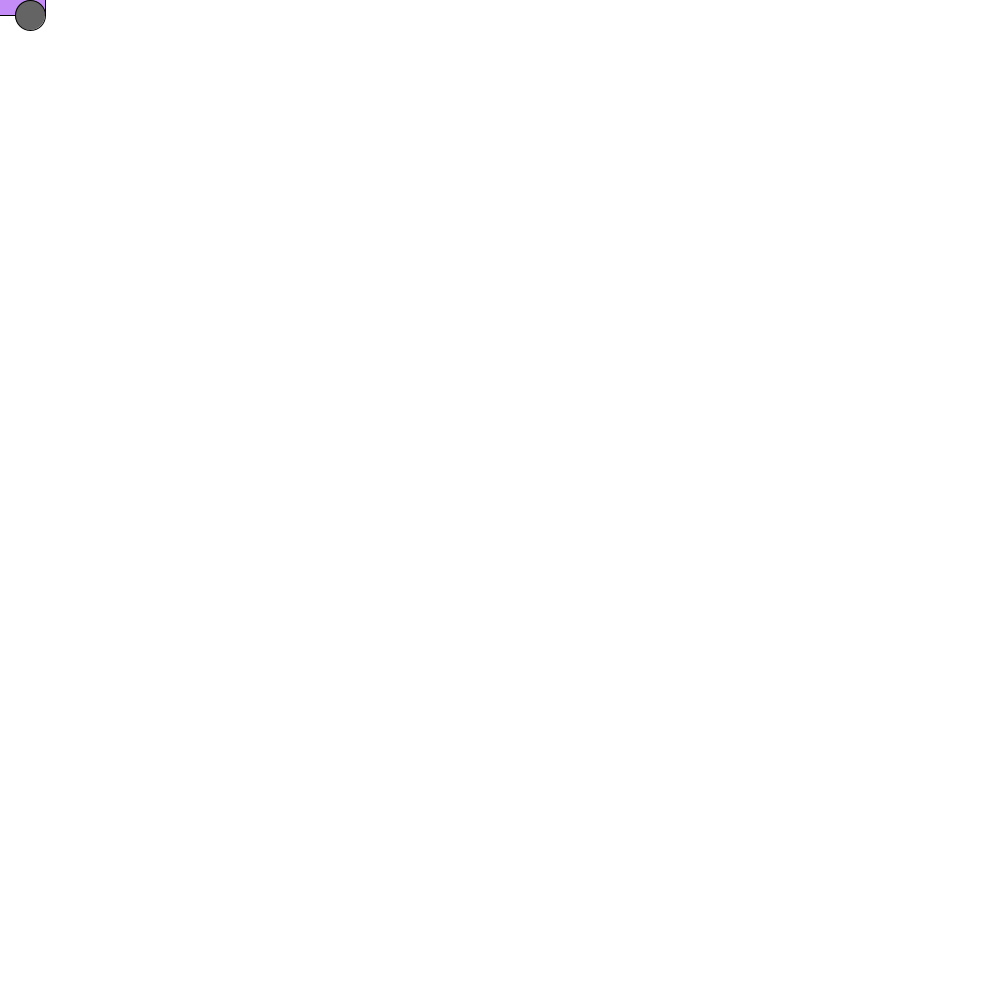
Frame 1 (no input)
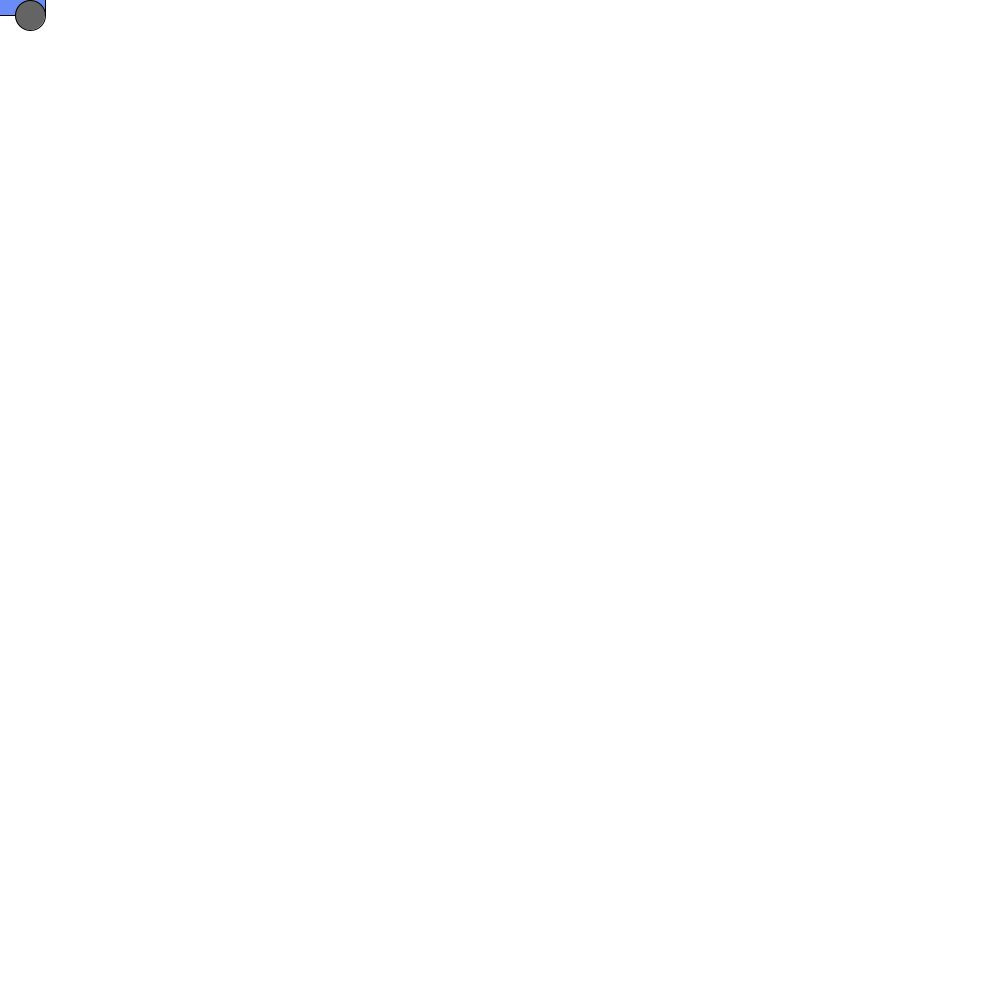
Frame 60 (the mouse pressed at the canvas centre just before this capture)
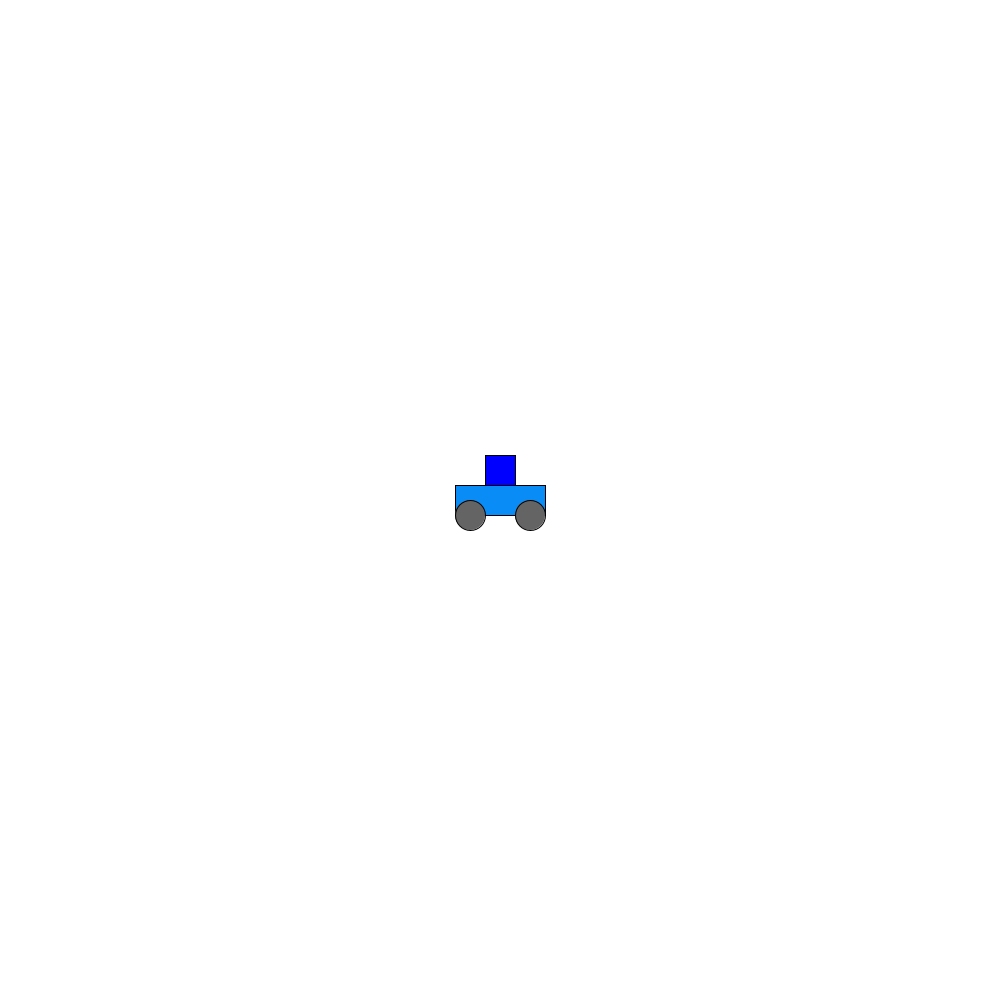
Frame 120 (the mouse held since frame 60 and released just before this capture)

The Processing sketch that drew these frames (run headless with seeded random() and noise(); from frame 60 on, the mouse is pressed at the canvas centre):

// Processing sketch: car_complete
// ── car_complete.pde
//Creates variables
int  wheelY;
//int colourValue;
boolean flag;
int maxValue;
int red;
int blue;
int green;
int rand;

//##this function triggers at the start of the program
void setup(){
  //sets the size of the screen to 1000x1000
  size(1000,1000);
  //colourValue=int(random(10,255));
  //maxValue = colourValue;
  red = int(random(100,255));
  //print ("Red:",red);
  blue = int(random(100,255));
  //print ("Blue:",blue);
  green = int(random(100,255));
  //print ("Green:",green);
  rand = int(random(1,4));
  //print ("Rand:",rand);
  
  if (rand==1){
    maxValue=red;}
  else if (rand==2){
   maxValue=blue;}
  else{
    maxValue=green;}
   
  flag=true;
}

void draw(){
  //##This if statement is meant to move the colour value down itas relative scale
  if (flag==true){
    //colourValue-=5;
    //if (colourValue==0){
    //flag=false;}
    
    //-------------------Red-----------------------------
    //##This statement decreases the red value of the car body
    if (rand==1){
      red-=5;
      //print ("Red dec:",red);
      
      //##This statement is to trigger the opposing if statement to mmove the colour value oif the body up its relative scale
      
     if (red<1){
     flag=false;
     //print (flag);
   }}
      
      //----------------------------Blue---------------------------
     else if (rand==2){
     blue-=5;
     //print ("Blue dec:",blue);
     if (blue<1){
     flag=false;
     //print (flag);
   }}
     
     //----------------------------Green----------------------------
     else{
     green-=5;
     //print ("Green dec:",green);
     if (green<1){
     flag=false;
     //print (flag);
   }}
    
  }
    
    //##This if statement is to increase the colour value
   if (flag==false){
   //colourValue+=5;
    //if (colourValue == maxValue){
    //flag=true;}
    // -------------------RED------------------
    //##Raises the red value of the colour
    if (rand==1){
    red+=5;
    //print ("Red inc:",red);
    //##Indicates that it is at its original value
    if (red==maxValue){
    flag=true;}}
    
    //-----------------Blue--------------------
    else if (rand==2){
    blue+=5;
    //print ("Blue inc:",blue);
    if(blue==maxValue){
    flag=true;}}
    //------------------Green-------------------
    else{
    green+=5;
    //print ("green inc:",green);
    if (green==maxValue){
    flag=true;}}
  }
  //##This sets the balue of the wheel (y axis) to the position of the mouse + 15 pixels
  wheelY=mouseY+15;
  
  //##Generates a white background
  background(255);
  
  //##sets the anchor point of the rectangle to the center
  rectMode(CENTER);
  
  //fill(255,colourValue,0);
  //##This is the line of code that gives te car's body a random colour
  fill(red,blue,green);
  //##Creating the body of the car
  rect(mouseX,mouseY,90,30);
  
  //fill (0,0,255);
  fill (0,0,255);
  //##The window(s)
  rect(mouseX,mouseY-30,30,30);
  
  //ellipse(mouseX+30,mouseY+15,30,30);
  //ellipse(mouseX-30,mouseY+15,30,30);
  fill (100);
  //## Note: I think i had done this to fulfill a condition in the portfolio, but 
  //   I do recognise that this is inefficient.
  //          |        |
  //          v        v
  ellipse(mouseX+30,wheelY,30,30);
  ellipse(mouseX-30,wheelY,30,30);  
}
